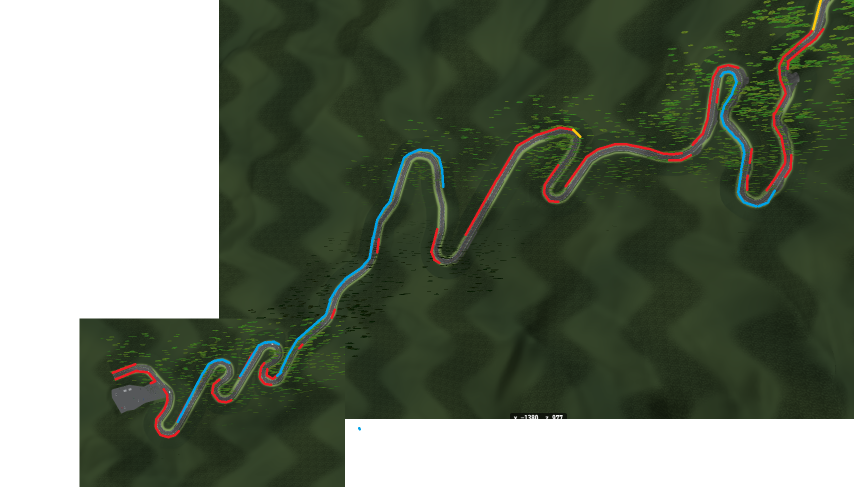
#> input picture tools/akagi/paint/rail2_c_raw.png, 1708 x 989 px (shown at 1/2 size)
$ python register_topview.py paint/rail2_c_raw.png
#> lines starting #> are read from the running program, lines starting #| are printed output that depends on the picture; after the words box and inside, x2 and y2 are one past the last pixel; in counts of white or black regions, pixels touching at a corner belong together
"""赤城山: ゲームの空撮(真上・北が上)に色を塗った絵を、コースの座標(x 東・z 南、m)に合わせる。
絵の中の道(灰色)と、コースの線(map/akagi-course.json)が重なるように、拡大・回転・平行移動と、カメラの高さを探す。
空撮は真上からの遠近(高い所ほど大きく写る)なので、高さ y の点は 1/(カメラの高さ - y) の倍率で写る。
python3 tools/akagi/register_topview.py 絵.png → 絵.json(画素 → 座標の変換)
"""
import json, sys
from pathlib import Path
import numpy as np, cv2
from scipy import ndimage, optimize
ROOT = Path(__file__).resolve().parents[2]
img = cv2.imread(sys.argv[1]).astype(int); Hh, Ww = img.shape[:2]
#> after `Hh, Ww = img.shape[:2]`: Hh = 989; Ww = 1708
b, g, r = img[..., 0], img[..., 1], img[..., 2]
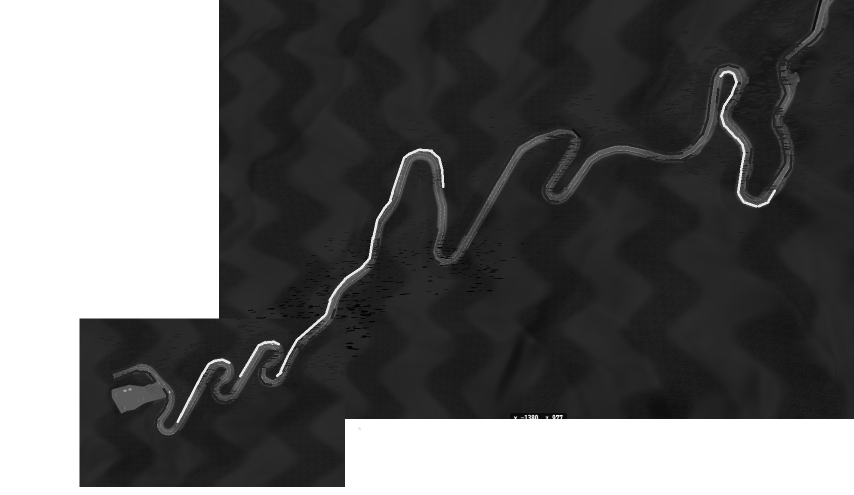
#> b: shape (989, 1708) int64 (shown at 1/2 size); min 0, max 255, mean 101.1
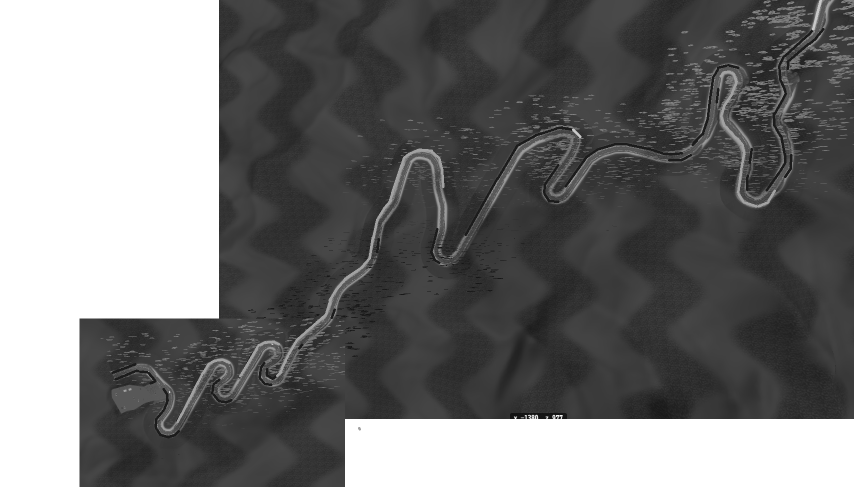
#> g: shape (989, 1708) int64 (shown at 1/2 size); min 0, max 255, mean 117.3
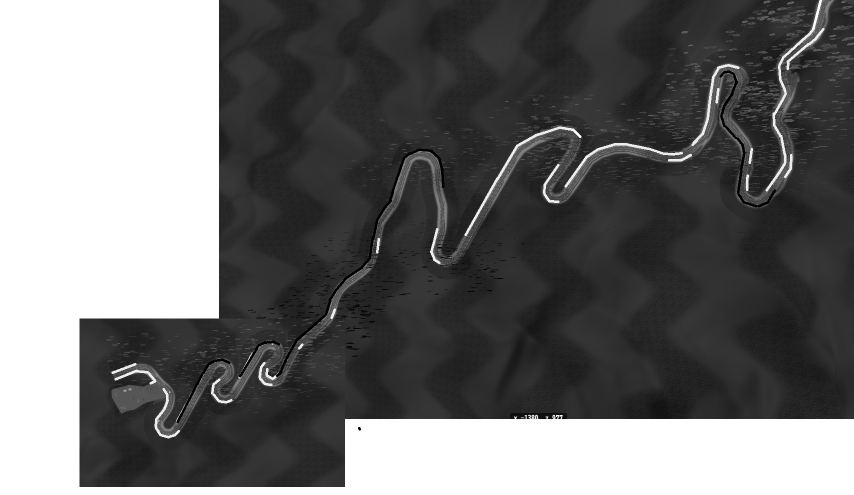
#> r: shape (989, 1708) int64 (shown at 1/2 size); min 0, max 255, mean 108.2
road = (abs(r - g) < 14) & (abs(g - b) < 14) & (g > 85) & (g < 190)
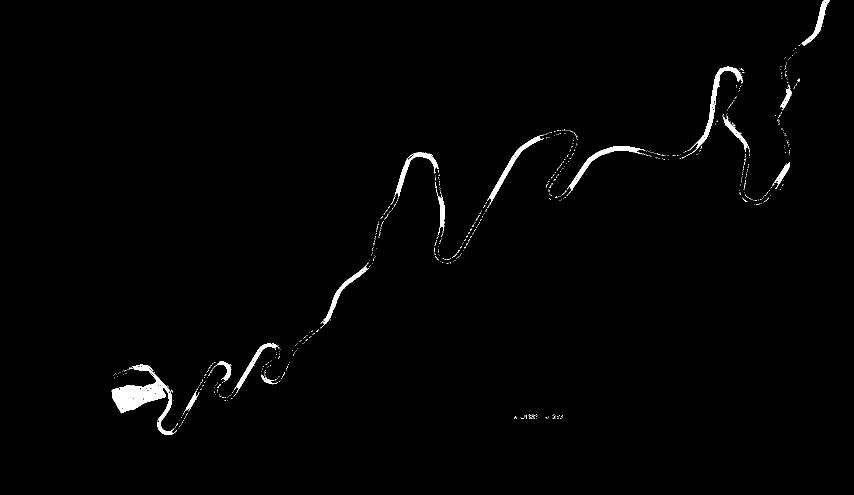
#> road: shape (989, 1708) bool (shown at 1/2 size); 1.1% white; 703 white regions (687 under 20 px), largest, box (x1, y1, x2, y2) and area: (223, 729, 354, 870) 5111, (1373, 133, 1485, 312) 1758, (1134, 292, 1291, 386) 1538
road = cv2.morphologyEx(road.astype(np.uint8), cv2.MORPH_OPEN, np.ones((2, 2), np.uint8))
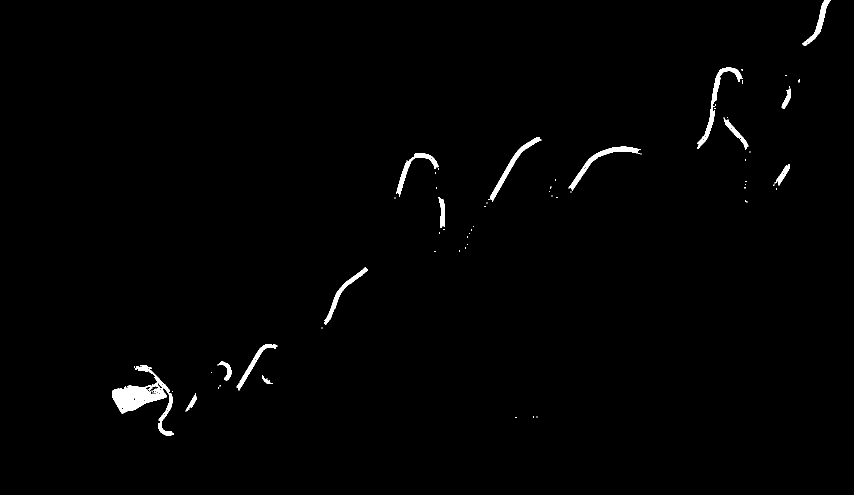
#> road: shape (989, 1708) (shown at 1/2 size); values 0 (black) and 1 (white), 0.95% white; 72 white regions (57 under 20 px), largest, box (x1, y1, x2, y2) and area: (224, 730, 348, 871) 4844, (1394, 134, 1485, 298) 1614, (1137, 293, 1281, 381) 1465
dt = ndimage.distance_transform_edt(road == 0)
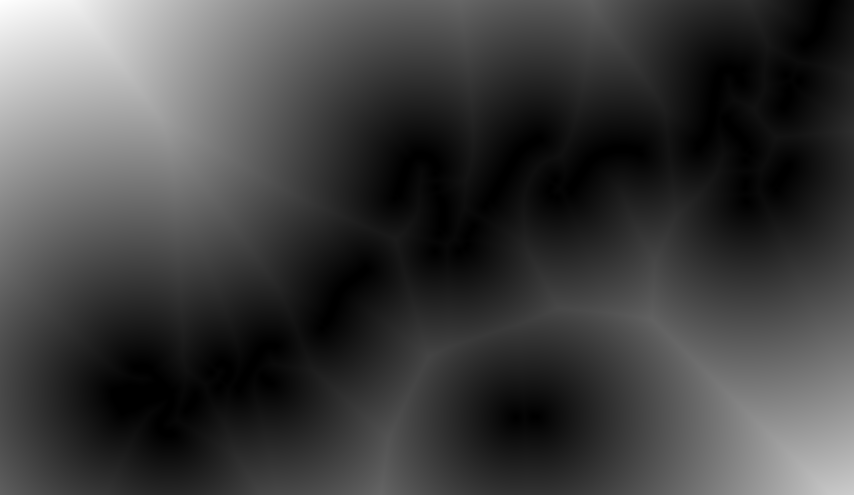
#> dt: shape (989, 1708) float64 (shown at 1/2 size); min 0, max 780.5, mean 195.2; drawn with min black and max white
#> (the run stopped early here; a loop or call above may not have finished)

$ run again, on tools/akagi/paint/rail2_b.png
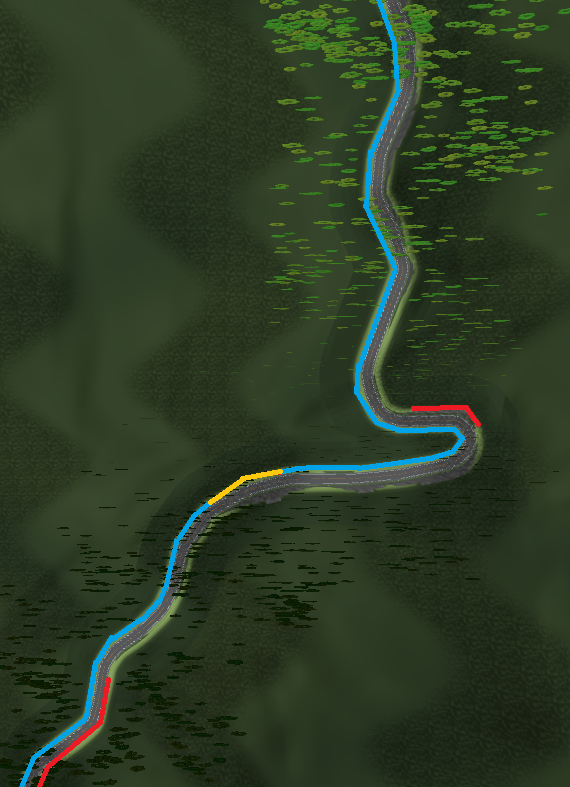
#> input picture tools/akagi/paint/rail2_b.png, 570 x 787 px
#> `road = (abs(r - g) < 14) & (abs(g - b) < 14) & (g > 85) & (g < 190)`:
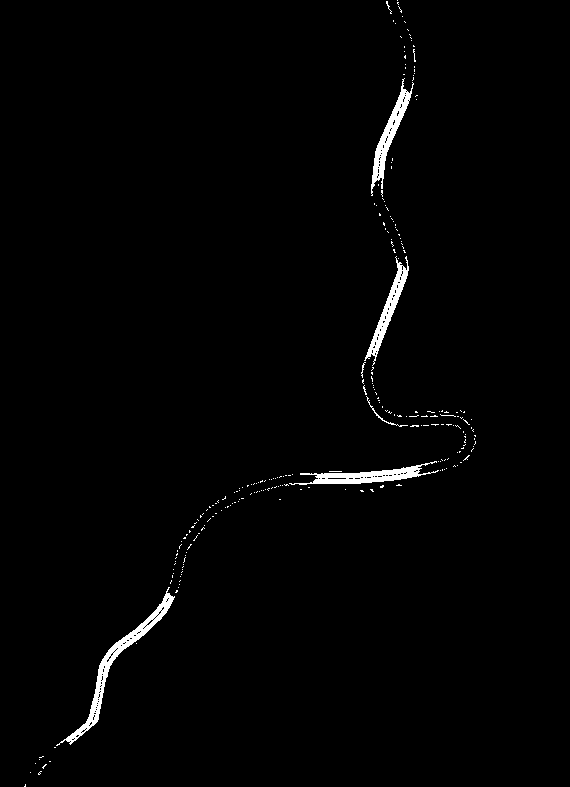
#> road: shape (787, 570) bool; 1.3% white; 246 white regions (240 under 20 px), largest, box (x1, y1, x2, y2) and area: (56, 587, 175, 746) 1694, (289, 461, 439, 485) 1210, (371, 78, 414, 196) 1128, (364, 256, 409, 366) 1014, (366, 396, 408, 427) 78, (361, 362, 366, 378) 24
#> `dt = ndimage.distance_transform_edt(road == 0)`:
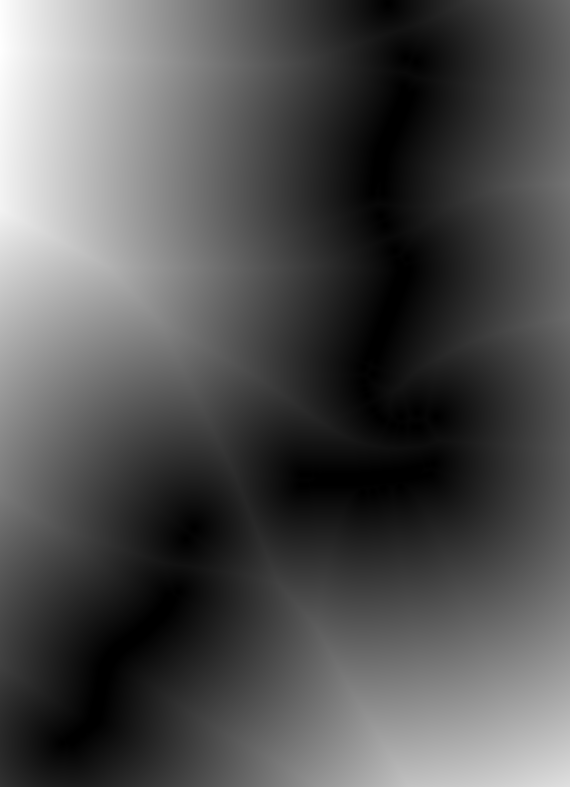
#> dt: shape (787, 570) float64; min 0, max 389.6, mean 124.9; drawn with min black and max white
